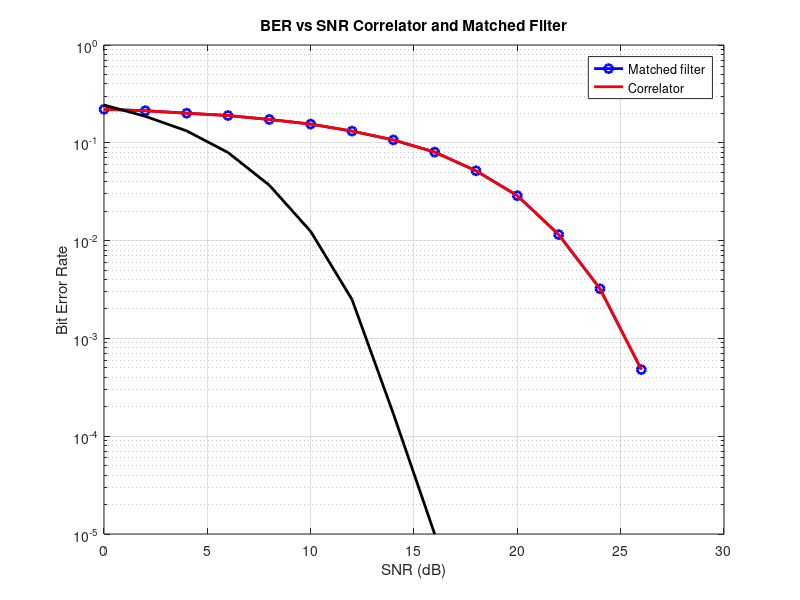

Reproduce this figure in MATLAB.
% Simulation parameters
clear all;  clc;
NumBits = 1e5;     % Number of bits to transmit
SNRrange = 0:2:30; % Range of SNR values to test
NumSamples = 20;   % Number of samples to represent each bit waveform
SamplingInstant = 20; % Sampling instant for matched filter
filter = ones(NumSamples,1);

% Generate random binary data vector
Bits = randi([0 1], NumBits, 1);

% Initialization
MfBer = zeros(1,length(SNRrange));
corrBer = zeros(1,length(SNRrange));
detectorBer =  zeros(1,length(SNRrange));

for n = 1:length(SNRrange)
    % Represent each bit with proper waveform
    dataTransmitted = reshape(repmat(Bits,1,NumSamples)',NumBits*NumSamples,1);
        
    % Add noise
    SNR = SNRrange(n);
    dataRecieved = awgn(dataTransmitted,SNR,'measured');
    
    %% Matched filter
    MF_Out = conv(dataRecieved,filter);
    samples = MF_Out(SamplingInstant:NumSamples:end);
    
    % Perform thresholding
    threshold = mean(dataRecieved);

    MFdetectedBit = samples >= threshold;

    % Calculate BER
    bitErrors = xor(MFdetectedBit,Bits);
    MfBer(n) = sum(bitErrors)/NumBits;
    
    %% correlator
    % reshape the received signal into NumBits rows and 20 columns
    recieved_corr = reshape(dataRecieved,20,NumBits)';
    corrData = recieved_corr * filter;
    CorrdetectedBit = corrData >= threshold;
    CorrDifference  = xor(CorrdetectedBit,Bits);    %xor between Received signal after comparator with bits
    corrBer(n) =  sum(CorrDifference)/NumBits;
    %% simple detector
     samples = dataRecieved(NumSamples:SamplingInstant:end);
     detectedBit = samples >= threshold;
     bitErrors = xor(detectedBit,Bits);
     detectorBer(n) = sum(bitErrors)/NumBits;
end
figure
% Plot BER vs SNR
tansmisttedPower = (1/NumBits) * sum(Bits.^2);
display(tansmisttedPower);
semilogy(SNRrange,MfBer,'linewidth', 2,'color','b','marker','o');
hold on;
semilogy(SNRrange,corrBer,'linewidth', 2,'color','r');
semilogy(SNRrange,detectorBer,'linewidth', 2,'color','k');

xlabel('SNR (dB)');
ylabel('Bit Error Rate');
title('BER vs SNR Correlator and Matched Filter');
legend('Matched filter','Correlator')
grid on;

hold off;